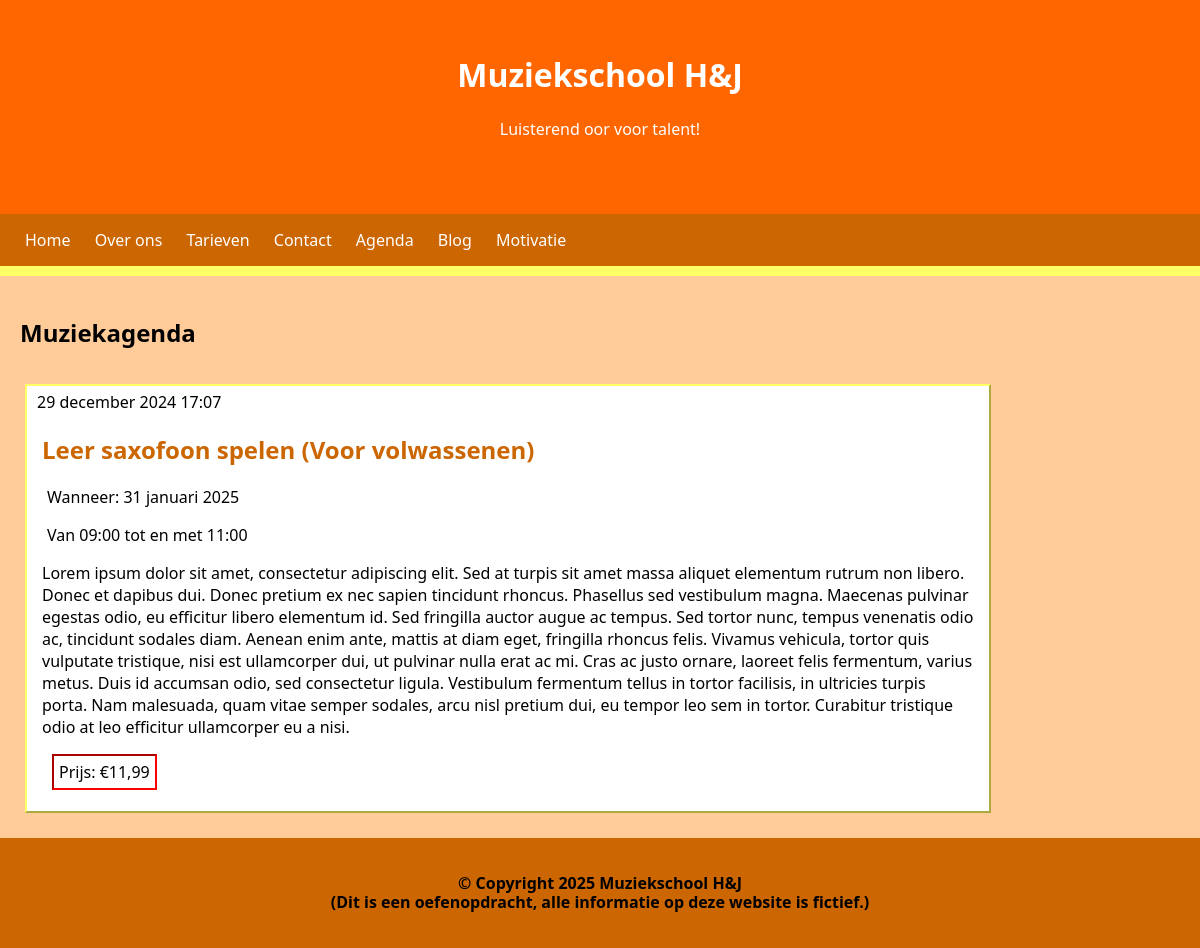
The app's page /post/1/ with its own data.
### agenda/models.py (models this page shows, shortened)
class Post(models.Model):
    author = models.ForeignKey(settings.AUTH_USER_MODEL, on_delete=models.CASCADE)
    title = models.CharField(max_length=200)
    created_date = models.DateTimeField(default=timezone.now)
    published_date = models.DateTimeField(blank=True, null=True)
    datum = models.DateField(blank=True, null=True)
    tijdstip_begin = models.TimeField(blank=True, null=True)
    tijdstip_eind = models.TimeField(blank=True, null=True)
    omschrijving = models.TextField()
    kosten = models.DecimalField(max_digits=7, decimal_places=2)

### agenda/views.py (the view)
# urls.py: path('post/<int:pk>/', views.post_detail, name='agenda_inhoud'),
def post_detail(request, pk):
    post = get_object_or_404(Post, pk=pk)
    return render(request, 'agenda/agenda_inhoud.html', {'post': post})

### agenda/templates/agenda/agenda_inhoud.html
{% extends 'agenda/base.html'%}
{% block inhoud %}
<article class="post">
    {% if post.published_date %}
    <time class="date">
        {{ post.published_date }}
    </time>
    {% endif %}
    <h2><a href="{% url 'agenda_inhoud' pk=post.pk %}">{{ post.title }}</a></h2>
    <p class="datetime">Wanneer: {{ post.datum }} </p>
    <p class="datetime">Van {{ post.tijdstip_begin }} tot en met {{ post.tijdstip_eind }} </p>
    <p id="omschrijving">{{ post.omschrijving|linebreaksbr }}</p>
    <p id="prijs">Prijs: €{{ post.kosten }}</p>
</article>
{% endblock %}

### agenda/static/css/stijl.css (style rules this page uses)
body { background-color: #FFFF66; margin: 0 auto; font-family: 'Segoe UI', Tahoma, Geneva, Verdana, sans-serif; }
h2 a { color: #CC6600; margin: 10px; font-weight: bolder; text-decoration: none; }
article { background-color: #FFFFFF; width: 80%; padding: 5px; margin: 20px; border: 2px outset #FFFF66; }
.date { margin: 5px; }
.datetime { padding-left: 10px; margin-left: 5px; }
#omschrijving { margin: 10px; }
#prijs { width: fit-content; padding: 5px; margin-left: 20px; border: 2px inset red; }

### records on screen
Post: published_date "29 december 2024 17:07", title "Leer saxofoon spelen (Voor volwassenen)", datum "31 januari 2025", tijdstip_begin "09:00", tijdstip_eind "11:00", omschrijving "Lorem ipsum dolor sit amet, consectetur adipiscing elit. Sed at turpis sit amet massa aliquet elementum rutrum non libero. Donec et dapibus dui. Donec pretium ex nec sapien tincidunt rhoncus. Phasellus sed vestibulum magna. Maecenas pulvinar egestas odio, eu efficitur libero elementum id. Sed fringilla auctor augue ac tempus. Sed tortor nunc, tempus venenatis odio ac, tincidunt sodales diam. Aenean enim ante, mattis at diam eget, fringilla rhoncus felis. Vivamus vehicula, tortor quis vulputate tristique, nisi est ullamcorper dui, ut pulvinar nulla erat ac mi. Cras ac justo ornare, laoreet felis fermentum, varius metus. Duis id accumsan odio, sed consectetur ligula. Vestibulum fermentum…", kosten "11,99"
